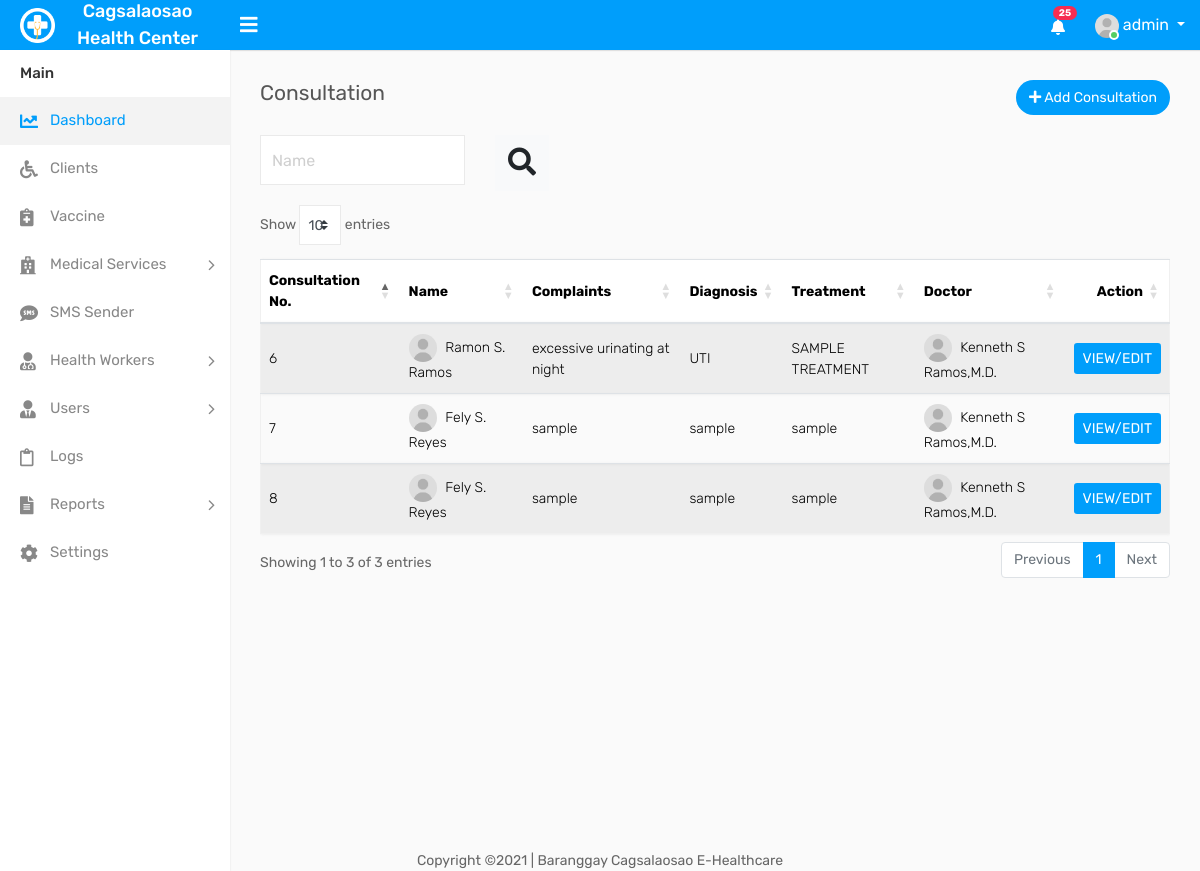
Page /consultation.php (signed in) on the committed database.
### tables this page shows
CREATE TABLE IF NOT EXISTS `settings` (
`id` int(11) NOT NULL,
  `name` varchar(55) NOT NULL,
  `contact_person` varchar(55) NOT NULL,
  `address` varchar(255) NOT NULL,
  `email` varchar(255) NOT NULL,
  `phone` varchar(55) NOT NULL,
  `telephone` varchar(55) NOT NULL
);

CREATE TABLE IF NOT EXISTS `consultation` (
`consultation_id` int(11) NOT NULL,
  `client_id` int(55) DEFAULT NULL,
  `consultation_complaints` varchar(255) DEFAULT NULL,
  `consultation_upperbp` varchar(55) DEFAULT NULL,
  `consultation_lowerbp` float NOT NULL,
  `consultation_resprate` varchar(55) DEFAULT NULL,
  `consultation_cr` varchar(55) DEFAULT NULL,
  `consultation_temp` varchar(55) DEFAULT NULL,
  `consultation_weight` int(55) DEFAULT NULL,
  `consultation_prate` varchar(55) DEFAULT NULL,
  `consultation_diag` varchar(55) DEFAULT NULL,
  `consultation_treatment` varchar(55) DEFAULT NULL,
  `consultation_date` date DEFAULT NULL,
  `hw_id` int(55) DEFAULT NULL
);

CREATE TABLE IF NOT EXISTS `client` (
`client_id` int(11) NOT NULL,
  `client_fname` varchar(55) DEFAULT NULL,
  `client_mi` varchar(5) DEFAULT NULL,
  `client_lname` varchar(55) DEFAULT NULL,
  `client_bdate` date DEFAULT NULL,
  `client_gender` varchar(55) DEFAULT NULL,
  `client_brgy` varchar(55) DEFAULT NULL,
  `client_street` varchar(255) DEFAULT NULL,
  `client_purok` varchar(255) DEFAULT NULL,
  `client_mother` varchar(255) DEFAULT NULL,
  `client_father` varchar(255) DEFAULT NULL,
  `client_phone` varchar(55) DEFAULT NULL,
  `client_status` varchar(55) DEFAULT NULL,
  `client_immu_status` varchar(55) NOT NULL,
  `client_joindate` date DEFAULT NULL
);

CREATE TABLE IF NOT EXISTS `healthworker` (
`hw_id` int(11) NOT NULL,
  `hw_fname` varchar(55) DEFAULT NULL,
  `hw_mi` varchar(5) DEFAULT NULL,
  `hw_lname` varchar(55) DEFAULT NULL,
  `hw_email` varchar(55) DEFAULT NULL,
  `hw_bdate` date DEFAULT NULL,
  `hw_gender` varchar(55) DEFAULT NULL,
  `hw_brgy` varchar(55) DEFAULT NULL,
  `hw_city` varchar(55) DEFAULT NULL,
  `hw_province` varchar(55) DEFAULT NULL,
  `hw_phone` varchar(55) DEFAULT NULL,
  `hw_status` varchar(55) DEFAULT NULL,
  `hw_joindate` date DEFAULT NULL,
  `hw_designation` varchar(55) NOT NULL
);

### consultation.php (the view, shortened to what this page needs)
<!DOCTYPE html>
<html lang="en">
<?php include('includes/head.php') ?>
<body>
    <div class="main-wrapper">
<?php include('includes/topnav.php') ?>
<?php include('includes/sidebar.php');
 ?>
        <div class="page-wrapper">
         <div class="content">
                <div class="row">
                    <div class="col-sm-4 col-3">
                        <h4 class="page-title">Consultation</h4>
                    </div>
                    <div class="col-sm-8 col-9 text-right m-b-20">
                        <a href="add-consultation.php" class="btn btn btn-primary btn-rounded float-right"><i class="fa fa-plus"></i> Add Consultation</a>
                    </div>
                </div>
                <form action="" method="GET">
                <div class="row filter-row">
                    <div class="col-sm-6 col-md-3">
                        <div class="form-group form-focus">
                            <label class="focus-label">Name</label>
                            <input type="text" class="form-control floating" name="name"   >
                        </div>
                    </div>
             <div class="col-sm-6 col-md-3">
                        <button type="submit" class="btn btn-light " name="btn_search">
                             <i class="fas fa-search fa-2x"></i>
                        </button>
                    </div>
                </div>
                </form>
                <div class="row">
                    <div class="col-md-12">
                        <div class="table-responsive">
                            <table class="table table-border table-striped custom-table datatable mb-0">
                                <thead>
                                    <tr>
                                        <th>Consultation No.</th>
                                        <th>Name</th>
                                        <th>Complaints</th>
                                        <th>Diagnosis</th>
                                        <th>Treatment</th>
                                        <th>Doctor</th>
                                        <th class="text-right">Action</th>
                                    </tr>
                                </thead>
                                <tbody>
                                   <?php
                                        if(isset($_GET['name']))
                                        {
                                            $values = $_GET['name'];
                                            $query="select consultation.consultation_id as con_id, consultation.consultation_diag as diagnoses, consultation.consultation_treatment as treatment, client.client_fname as client_name, client.client_mi as client_mi, client.client_lname as client_lastname, consultation.consultation_complaints as complaints, healthworker.hw_fname as docname, healthworker.hw_mi as docmi, healthworker.hw_lname as doclname
FROM client
INNER JOIN consultation ON consultation.client_id = client.client_id
INNER JOIN healthworker ON consultation.hw_id = healthworker.hw_id   where concat(client.client_fname,client.client_mi,client.client_lname)  like '%$values%'" ;
                                             $query_run = mysqli_query($con,$query);
                                            if (mysqli_num_rows($query_run)>0)
                                            {
                                                foreach($query_run as $items)
                                                {
                                                    ?>
                                                    <tr>
                                                    <td><?= $items['con_id'] ?></td>
                                                    <td><img width="28" height="28" src="assets/img/user.jpg" class="rounded-circle m-r-5" alt=""> <?= $items['client_name']." ". $items['client_mi']." ". $items['client_lastname'] ?></td>
                                                    <td><?= $items['complaints'] ?></td>
                                                    <td><?= $items['diagnoses'] ?></td>
                                                    <td><?= $items['treatment'] ?></td>
                                                    <td><img width="28" height="28" src="assets/img/user.jpg" class="rounded-circle m-r-5" alt=""> <?= $items['docname']." ". $items['docmi']." ". $items['doclname'].",M.D." ?></td>
                                                    <form action="edit-cons.php" method="POST">
                                                      <input type="hidden" name="id" value="<?php echo  $items['con_id']
                                             ?>">
                                                    <td class="text-right">
                                                        <input type="submit" name="edit" class="btn  btn-primary btn-sm" value="VIEW/EDIT">
                                                    </td>
                                                    </form>
                                                </tr>
                                                    <?php
                                                }
                                            }
                                             else
                                            {
                                                ?>
                                                    <tr>
                                                        <td colspan="6">No record found</td>
                                                    </tr>
                                                <?php
                                            }
                                        }
                                        else
                                        {
                                            $query="select consultation.consultation_id as con_id, consultation.consultation_diag as diagnoses, consultation.consultation_treatment as treatment, client.client_fname as client_name, client.client_mi as client_mi, client.client_lname as client_lastname, consultation.consultation_complaints as complaints, healthworker.hw_fname as docname, healthworker.hw_mi as docmi, healthworker.hw_lname as doclname
FROM client
INNER JOIN consultation ON consultation.client_id = client.client_id
INNER JOIN healthworker ON consultation.hw_id = healthworker.hw_id";
                                             $query_run = mysqli_query($con,$query);
                                            if (mysqli_num_rows($query_run)>0)
                                            {
                                                foreach($query_run as $items)
                                                {
                                                    ?>
                                                    <tr>
                                                    <td><?= $items['con_id'] ?></td>
                                                    <td><img width="28" height="28" src="assets/img/user.jpg" class="rounded-circle m-r-5" alt=""> <?= $items['client_name']." ". $items['client_mi']." ". $items['client_lastname'] ?></td>
                                                    <td><?= $items['complaints'] ?></td>
                                                    <td><?= $items['diagnoses'] ?></td>
                                                    <td><?= $items['treatment'] ?></td>
                                                    <td><img width="28" height="28" src="assets/img/user.jpg" class="rounded-circle m-r-5" alt=""> <?= $items['docname']." ". $items['docmi']." ". $items['doclname'].",M.D." ?></td>
                                                    <form action="edit-cons.php" method="POST">
                                                    <td class="text-right">
                                                        <input type="submit" name="edit" class="btn  btn-primary btn-sm" value="VIEW/EDIT">
                                                    </td>
                                                    </form>
                                                </tr>
                                                    <?php
                                                }
                                            }
                                             else
                                            {
                                                ?>
                                                    <tr>
                                                        <td colspan="6">No record found</td>
                                                    </tr>
                                                <?php
                                            }
                                        }
                                    ?>
                                </tbody>
                            </table>
                        </div>
                    </div>
                </div>
            </div>
        </div>
    </div>
    <?php include('includes/footer.php') ?>
</body>
</html>

### includes/topnav.php (shortened to what this page needs)
 <?php
        include('dbcon.php');
  ?>
        <div class="header">
			<div class="header-left">
				<a href="index.php" class="logo">
					<img src="assets/img/logo.png" width="35" height="35" alt=""> <span>
<?php
                                     $query="select * from settings limit 1 ";
                                        $query_run= mysqli_query($con,$query);
                                         if ($query_run)
                                        {
                                            while ($row=mysqli_fetch_array($query_run))
                                            {
                                                echo $row['name'];
                                            }
                                        }
?>
                    </span>
				</a>
			</div>
			<a id="toggle_btn" href="javascript:void(0);"><i class="fa fa-bars"></i></a>
            <ul class="nav user-menu float-right">
                <li class="nav-item dropdown d-none d-sm-block">
                    <a href="#" class="dropdown-toggle nav-link" data-toggle="dropdown"><i class="fas fa-bell"></i> <span class="badge badge-pill bg-danger float-right">
                        <?php
                                    $rt = mysqli_query($con,"SELECT * FROM log  ");
                                    $num1 = mysqli_num_rows($rt);
                                     echo htmlentities($num1);
                        ?>
                    </span></a>
                </li>
                <li class="nav-item dropdown has-arrow">
                    <a href="#" class="dropdown-toggle nav-link user-link" data-toggle="dropdown">
                        <span class="user-img">
							<img class="rounded-circle" src="assets/img/user.jpg" width="24" alt="Admin">
							<span class="status online"></span>
						</span>
						<span>
                           <?php echo $_SESSION['username']; ?>
                        </span>
                    </a>
                </li>
            </ul>
        </div>

### rows in the picture
settings: name "Cagsalaosao Health Center"
consultation: consultation_id "6", client.client_fname "Ramon", client.client_mi "S.", client.client_lname "Ramos", consultation_complaints "excessive urinating at night", consultation_diag "UTI", consultation_treatment "SAMPLE TREATMENT", hw.hw_fname "Kenneth", hw.hw_mi "S", hw.hw_lname "Ramos"
consultation: consultation_id "7", client.client_fname "Fely", client.client_mi "S.", client.client_lname "Reyes", consultation_complaints "sample", consultation_diag "sample", consultation_treatment "sample", hw.hw_fname "Kenneth", hw.hw_mi "S", hw.hw_lname "Ramos"
consultation: consultation_id "8", client.client_fname "Fely", client.client_mi "S.", client.client_lname "Reyes", consultation_complaints "sample", consultation_diag "sample", consultation_treatment "sample", hw.hw_fname "Kenneth", hw.hw_mi "S", hw.hw_lname "Ramos"

### other values in the picture
$num1 "25"
$_SESSION['username'] "admin"
